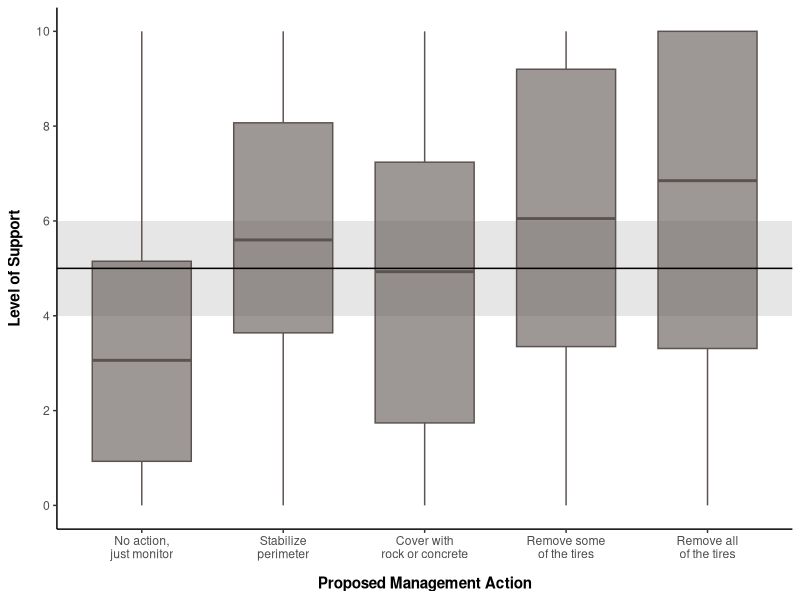
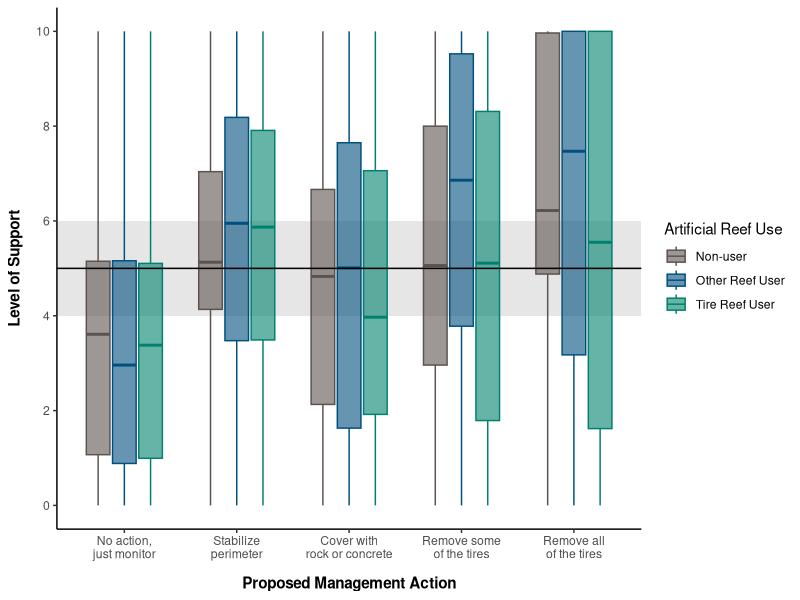
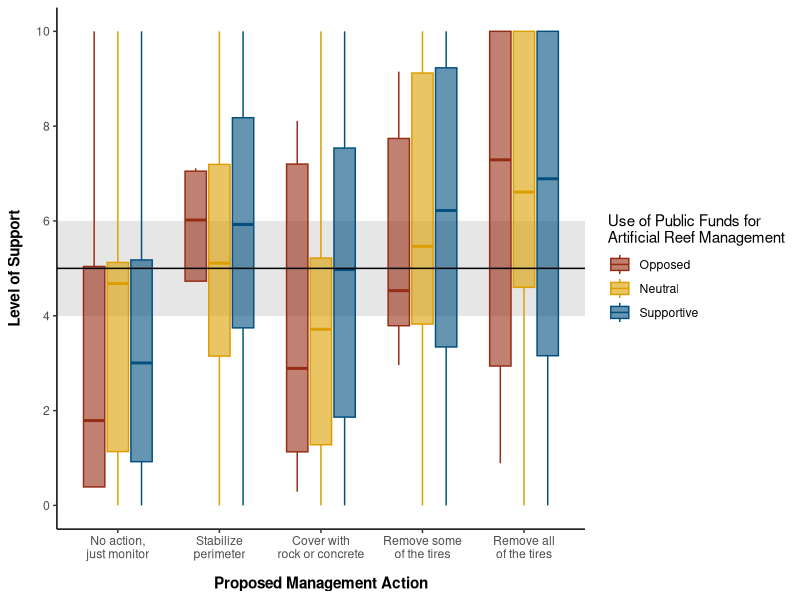
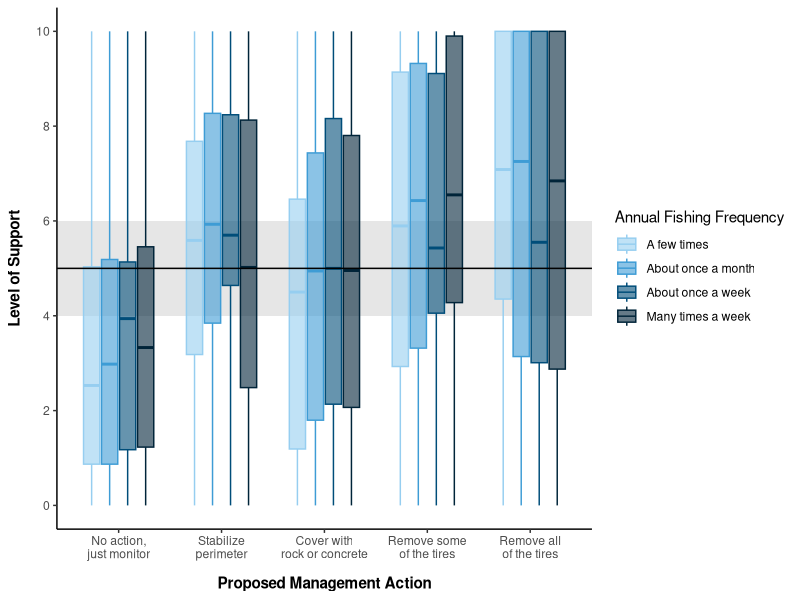

Write R code to recreate these figures, in order.
library(tidyverse)

# Load data
final_data <- read.csv("Data/data_clean.csv")

anglers <- final_data[,-1]
rownames(anglers) <- final_data[,1]

######### * DATA PREPARATION ######### 

### Set factor levels ###

anglers <- anglers %>%
  mutate(LICENSE = factor(LICENSE, levels = c("Saltwater","General","Shoreline","Charter")),
         AGE = factor(AGE, levels = c("18 - 24","25 - 34","35 - 44","45 - 54","55 - 64","65 or older")),
         GENDER = factor(GENDER, levels = c("Male","Female")),
         COUNTY = factor(COUNTY, levels = c("Hillsborough","Manatee","Pasco","Pinellas","Polk","Sarasota","Other")),
         INCOME = factor(INCOME, levels = c("$25,000 or less","$25,001 - $50,000","$50,001 - $75,000","$75,001 - $100,000","$100,000 or more")),
         FREQUENCY = factor(FREQUENCY, levels = c("A few times","About once a month","About once a week","Many times a week")),
         DURATION = factor(DURATION, levels = c("Less than a year","1 - 4 years","5 - 9 years","10 - 19 years","20 years or more")),
         SKILL = factor(SKILL, levels = c("Very poor","Poor","Fair","Good","Excellent")),
         SPECIES_SNOOK = factor(SPECIES_SNOOK, levels = c("Never","Rarely","Sometimes","Often","Always")),
         SPECIES_SEATROUT = factor(SPECIES_SEATROUT, levels = c("Never","Rarely","Sometimes","Often","Always")),
         SPECIES_REDDRUM = factor(SPECIES_REDDRUM, levels = c("Never","Rarely","Sometimes","Often","Always")),
         SPECIES_TARPON = factor(SPECIES_TARPON, levels = c("Never","Rarely","Sometimes","Often","Always")),
         SPECIES_SHEEPSHEAD = factor(SPECIES_SHEEPSHEAD, levels = c("Never","Rarely","Sometimes","Often","Always")),
         SPECIES_SNAPPER = factor(SPECIES_SNAPPER, levels = c("Never","Rarely","Sometimes","Often","Always")),
         SPECIES_GROUPER = factor(SPECIES_GROUPER, levels = c("Never","Rarely","Sometimes","Often","Always")),
         SPECIES_OTHER = factor(SPECIES_OTHER, levels = c("Never","Rarely","Sometimes","Often","Always")),
         HABITAT_SEAGRASS = factor(HABITAT_SEAGRASS, levels = c("Never","Rarely","Sometimes","Often","Always")),
         HABITAT_HARDBTM = factor(HABITAT_HARDBTM, levels = c("Never","Rarely","Sometimes","Often","Always")),
         HABITAT_ARTREEF = factor(HABITAT_ARTREEF, levels = c("Never","Rarely","Sometimes","Often","Always")),
         HABITAT_RIVER = factor(HABITAT_RIVER, levels = c("Never","Rarely","Sometimes","Often","Always")),
         HABITAT_SHORELINE = factor(HABITAT_SHORELINE, levels = c("Never","Rarely","Sometimes","Often","Always")),
         HABITAT_INFRASTR = factor(HABITAT_INFRASTR, levels = c("Never","Rarely","Sometimes","Often","Always")),
         AR_RELIEF = factor(AR_RELIEF, levels = c("Not sure","Low","Moderate","High")),
         AR_SIZE = factor(AR_SIZE, levels = c("Not sure","Small","Medium","Large")),
         AR_DEPTH = factor(AR_DEPTH, levels = c("Not sure","Shallow","Moderate","Deep")),
         AR_COMPLEX = factor(AR_COMPLEX, levels = c("Not sure","Simple","Moderate","Complex")),
         AR_MATERIAL_CONCRETE = factor(AR_MATERIAL_CONCRETE, levels = c("Not sure","Never","Rarely","Sometimes","Often","Always")),
         AR_MATERIAL_PREFAB = factor(AR_MATERIAL_PREFAB, levels = c("Not sure","Never","Rarely","Sometimes","Often","Always")),
         AR_MATERIAL_ROCK = factor(AR_MATERIAL_ROCK, levels = c("Not sure","Never","Rarely","Sometimes","Often","Always")),
         AR_MATERIAL_TIRE = factor(AR_MATERIAL_TIRE, levels = c("Not sure","Never","Rarely","Sometimes","Often","Always")),
         CONCRETE_ATTRACTFISH = factor(CONCRETE_ATTRACTFISH, levels = c("Strongly disagree","Disagree","Somewhat disagree","Somewhat agree","Agree","Strongly agree")),
         CONCRETE_WORSEWQ = factor(CONCRETE_WORSEWQ, levels = c("Strongly disagree","Disagree","Somewhat disagree","Somewhat agree","Agree","Strongly agree")),
         CONCRETE_SEDSTABILIZE = factor(CONCRETE_SEDSTABILIZE, levels = c("Strongly disagree","Disagree","Somewhat disagree","Somewhat agree","Agree","Strongly agree")),
         CONCRETE_DAMAGEHAB = factor(CONCRETE_DAMAGEHAB, levels = c("Strongly disagree","Disagree","Somewhat disagree","Somewhat agree","Agree","Strongly agree")),
         CONCRETE_RESTORETOOL = factor(CONCRETE_RESTORETOOL, levels = c("Strongly disagree","Disagree","Somewhat disagree","Somewhat agree","Agree","Strongly agree")),
         TIRE_ATTRACTFISH = factor(TIRE_ATTRACTFISH, levels = c("Strongly disagree","Disagree","Somewhat disagree","Somewhat agree","Agree","Strongly agree")),
         TIRE_WORSEWQ = factor(TIRE_WORSEWQ, levels = c("Strongly disagree","Disagree","Somewhat disagree","Somewhat agree","Agree","Strongly agree")),
         TIRE_SEDSTABILIZE = factor(TIRE_SEDSTABILIZE, levels = c("Strongly disagree","Disagree","Somewhat disagree","Somewhat agree","Agree","Strongly agree")),
         TIRE_DAMAGEHAB = factor(TIRE_DAMAGEHAB, levels = c("Strongly disagree","Disagree","Somewhat disagree","Somewhat agree","Agree","Strongly agree")),
         TIRE_RESTORETOOL = factor(TIRE_RESTORETOOL, levels = c("Strongly disagree","Disagree","Somewhat disagree","Somewhat agree","Agree","Strongly agree")),
         FUNDING = factor(FUNDING, levels = c("Opposed","Neutral","Supportive")),
         AWARE = factor(AWARE, levels = c("No","Yes")))

# Determine which anglers use tire reefs
anglers <- anglers %>%
  mutate(AR_USER = ifelse(HABITAT_ARTREEF == "Never" | HABITAT_ARTREEF == "Not sure", "Non-user",
                          ifelse(is.na(AR_MATERIAL_TIRE) | AR_MATERIAL_TIRE == "Never" | AR_MATERIAL_TIRE == "Not sure", "Other Reef User", "Tire Reef User"))) %>%
  mutate(AR_USER = factor(AR_USER, levels = c("Non-user","Other Reef User","Tire Reef User")))

         
######### * TIRE REEF MANAGEMENT ACTIONS ######### 


# Reshape
anglers_long <- anglers %>%
  pivot_longer(cols = starts_with("ACTION_"),
               names_to = "ACTION",
               names_prefix = "ACTION_",
               values_to = "SUPPORT") %>%
  mutate(ACTION = factor(ACTION, levels = c("MONITOR","STABILIZE","COVER","REMOVEPART","REMOVEALL")))

action_means_all <- anglers_long %>%
  group_by(ACTION) %>%
  summarise(
    mean = mean(SUPPORT, na.rm = TRUE),
    sd = sd(SUPPORT, na.rm = TRUE),
    .groups = "drop")
action_means_users <- anglers_long %>%
  group_by(AR_USER, ACTION) %>%
  summarise(
    mean = mean(SUPPORT, na.rm = TRUE),
    sd = sd(SUPPORT, na.rm = TRUE),
    .groups = "drop")

#write.csv(action_means, file='C:/Users/bsimm/Dropbox/Tampa Bay Estuary Program/Research/Angler Preferences/Results/action_means.csv', row.names = FALSE)

# Boxplots (All)
ggplot(anglers_long, aes(x = ACTION, y = SUPPORT)) +
  geom_rect(aes(xmin = -Inf, xmax = Inf, ymin = 4, ymax = 6),inherit.aes = FALSE,fill = "grey90",alpha = 0.1) +
  geom_boxplot(width = 0.7, outlier.shape = NA, fill = "#5C524F", color = "#5C524F", alpha = 0.6) +  # hide outliers for cleaner look
  geom_hline(yintercept = 5, linetype = "solid", color = "black") +
  scale_y_continuous(limits = c(0, 10), breaks = seq(0, 10, by = 2)) +
  scale_x_discrete(labels = c(
    "MONITOR" = "No action,\njust monitor",
    "STABILIZE" = "Stabilize\nperimeter",
    "COVER" = "Cover with\nrock or concrete",
    "REMOVEPART" = "Remove some\nof the tires",
    "REMOVEALL" = "Remove all\nof the tires")) +
  labs(x = "Proposed Management Action", y = "Level of Support") +
  theme_classic() +
  theme(axis.title = element_text(face = "bold"),
        axis.title.x = element_text(margin = margin(t = 11)),
        axis.title.y = element_text(margin = margin(r = 9)),
        panel.background = element_rect(fill = "transparent"),
        plot.background = element_rect(fill = "transparent", color = NA),
        legend.background = element_rect(fill = "transparent", color = NA),
        legend.box.background = element_rect(fill = "transparent", color = NA))
# Boxplots (By Users)
ggplot(anglers_long, aes(x = ACTION, y = SUPPORT, fill = AR_USER, color = AR_USER)) +
  geom_rect(aes(xmin = -Inf, xmax = Inf, ymin = 4, ymax = 6),inherit.aes = FALSE,fill = "grey90",alpha = 0.1) +
  geom_boxplot(width = 0.7, outlier.shape = NA, alpha = 0.6) +  # hide outliers for cleaner look
  geom_hline(yintercept = 5, linetype = "solid", color = "black") +
  scale_fill_manual(name = "Artificial Reef Use", values = c("#5C524F", "#004F7E", "#00806E")) +
  scale_color_manual(name = "Artificial Reef Use", values = c("#5C524F", "#004F7E", "#00806E")) +
  scale_y_continuous(limits = c(0, 10), breaks = seq(0, 10, by = 2)) +
  scale_x_discrete(labels = c(
    "MONITOR" = "No action,\njust monitor",
    "STABILIZE" = "Stabilize\nperimeter",
    "COVER" = "Cover with\nrock or concrete",
    "REMOVEPART" = "Remove some\nof the tires",
    "REMOVEALL" = "Remove all\nof the tires")) +
  labs(x = "Proposed Management Action", y = "Level of Support") +
  theme_classic() +
  theme(axis.title = element_text(face = "bold"),
        axis.title.x = element_text(margin = margin(t = 11)),
        axis.title.y = element_text(margin = margin(r = 9)),
        panel.background = element_rect(fill = "transparent"),
        plot.background = element_rect(fill = "transparent", color = NA),
        legend.background = element_rect(fill = "transparent", color = NA),
        legend.box.background = element_rect(fill = "transparent", color = NA))
# Boxplots (By Funding Support)
ggplot(anglers_long, aes(x = ACTION, y = SUPPORT, fill = FUNDING, color = FUNDING)) +
  geom_rect(aes(xmin = -Inf, xmax = Inf, ymin = 4, ymax = 6),inherit.aes = FALSE,fill = "grey90",alpha = 0.1) +
  geom_boxplot(width = 0.7, outlier.shape = NA, alpha = 0.6) +  # hide outliers for cleaner look
  geom_hline(yintercept = 5, linetype = "solid", color = "black") +
  scale_fill_manual(name = "Use of Public Funds for\nArtificial Reef Management", values = c("#962C14", "#DC9E00", "#004F7E")) +
  scale_color_manual(name = "Use of Public Funds for\nArtificial Reef Management", values = c("#962C14", "#DC9E00", "#004F7E")) +
  scale_y_continuous(limits = c(0, 10), breaks = seq(0, 10, by = 2)) +
  scale_x_discrete(labels = c(
    "MONITOR" = "No action,\njust monitor",
    "STABILIZE" = "Stabilize\nperimeter",
    "COVER" = "Cover with\nrock or concrete",
    "REMOVEPART" = "Remove some\nof the tires",
    "REMOVEALL" = "Remove all\nof the tires")) +
  labs(x = "Proposed Management Action", y = "Level of Support") +
  theme_classic() +
  theme(axis.title = element_text(face = "bold"),
        axis.title.x = element_text(margin = margin(t = 11)),
        axis.title.y = element_text(margin = margin(r = 9)),
        panel.background = element_rect(fill = "transparent"),
        plot.background = element_rect(fill = "transparent", color = NA),
        legend.background = element_rect(fill = "transparent", color = NA),
        legend.box.background = element_rect(fill = "transparent", color = NA))
# Boxplots (By Frequency)
ggplot(anglers_long, aes(x = ACTION, y = SUPPORT, fill = FREQUENCY, color = FREQUENCY)) +
  geom_rect(aes(xmin = -Inf, xmax = Inf, ymin = 4, ymax = 6),inherit.aes = FALSE,fill = "grey90",alpha = 0.1) +
  geom_boxplot(width = 0.7, outlier.shape = NA, alpha = 0.6) +  # hide outliers for cleaner look
  geom_hline(yintercept = 5, linetype = "solid", color = "black") +
  scale_fill_manual(name = "Annual Fishing Frequency", values = c("#96CEF0", "#3E9CD5", "#004D79","#002439")) +
  scale_color_manual(name = "Annual Fishing Frequency", values = c("#96CEF0", "#3E9CD5", "#004D79","#002439")) +
  scale_y_continuous(limits = c(0, 10), breaks = seq(0, 10, by = 2)) +
  scale_x_discrete(labels = c(
    "MONITOR" = "No action,\njust monitor",
    "STABILIZE" = "Stabilize\nperimeter",
    "COVER" = "Cover with\nrock or concrete",
    "REMOVEPART" = "Remove some\nof the tires",
    "REMOVEALL" = "Remove all\nof the tires")) +
  labs(x = "Proposed Management Action", y = "Level of Support") +
  theme_classic() +
  theme(axis.title = element_text(face = "bold"),
        axis.title.x = element_text(margin = margin(t = 11)),
        axis.title.y = element_text(margin = margin(r = 9)),
        panel.background = element_rect(fill = "transparent"),
        plot.background = element_rect(fill = "transparent", color = NA),
        legend.background = element_rect(fill = "transparent", color = NA),
        legend.box.background = element_rect(fill = "transparent", color = NA))
#ggsave(file='C:/Users/bsimm/Dropbox/Tampa Bay Estuary Program/Research/BSS/RESULTS/SHORE_DESIRE.svg', plot=plot_SHORE_DESIRE, width=200, height=125, units = "mm", bg = "transparent")


######### * SPATIAL DISTRIBUTION ######### 

# Reshape
zones_long <- anglers %>%
  pivot_longer(cols = starts_with("ZONE_"),
               names_to = "ZONE",
               names_prefix = "ZONE_",
               values_to = "PRESENCE") %>%
  mutate(ZONE = factor(ZONE))

zones <- zones_long %>%
  group_by(ZONE) %>%
  summarise(
    anglers = sum(PRESENCE)) %>%
  mutate(pct = anglers/485*100)

action_means_users <- anglers_long %>%
  group_by(AR_USER, ACTION) %>%
  summarise(
    mean = mean(SUPPORT, na.rm = TRUE),
    sd = sd(SUPPORT, na.rm = TRUE),
    .groups = "drop")

#write.csv(action_means, file='C:/Users/bsimm/Dropbox/Tampa Bay Estuary Program/Research/Angler Preferences/Results/action_means.csv', row.names = FALSE)


# Create table of zone hotspots
zones <- anglers %>%
  group_by()
